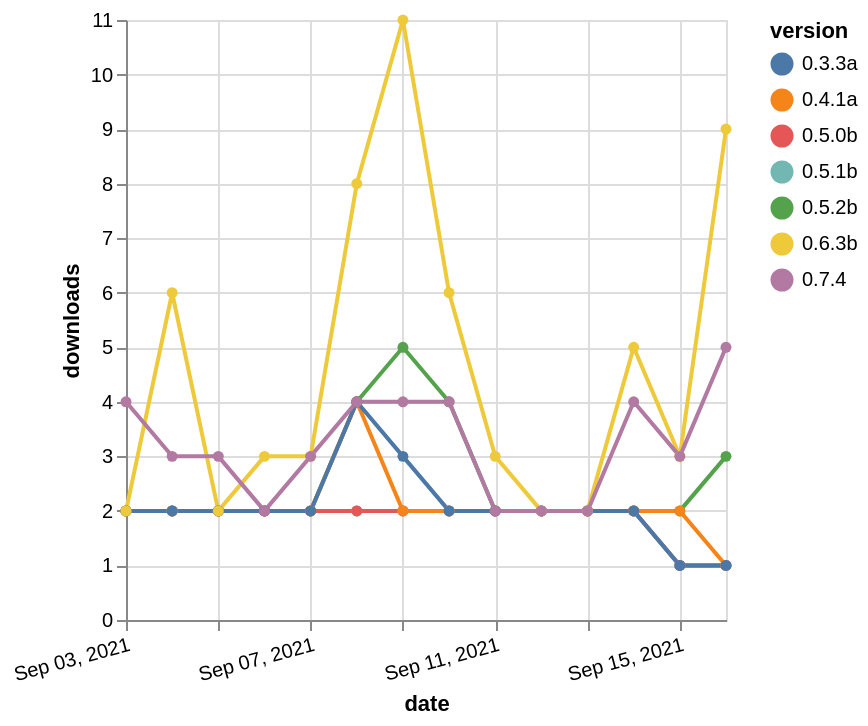

Here is the Vega-Lite specification saved for this chart:
### Vega-Lite specification from a JSON file in a GitHub repository (floating-point values rounded to 4 significant figures)
{"$schema": "https://vega.github.io/schema/vega-lite/v5.json", "description": "A simple bar chart with embedded data.", "data": {"values": [{"date": "2021-09-03", "total": 6161, "delta": 2, "version": "0.5.2b"}, {"date": "2021-09-04", "total": 6163, "delta": 2, "version": "0.5.2b"}, {"date": "2021-09-05", "total": 6165, "delta": 2, "version": "0.5.2b"}, {"date": "2021-09-06", "total": 6167, "delta": 2, "version": "0.5.2b"}, {"date": "2021-09-07", "total": 6169, "delta": 2, "version": "0.5.2b"}, {"date": "2021-09-08", "total": 6173, "delta": 4, "version": "0.5.2b"}, {"date": "2021-09-09", "total": 6178, "delta": 5, "version": "0.5.2b"}, {"date": "2021-09-10", "total": 6182, "delta": 4, "version": "0.5.2b"}, {"date": "2021-09-11", "total": 6184, "delta": 2, "version": "0.5.2b"}, {"date": "2021-09-12", "total": 6186, "delta": 2, "version": "0.5.2b"}, {"date": "2021-09-13", "total": 6188, "delta": 2, "version": "0.5.2b"}, {"date": "2021-09-14", "total": 6190, "delta": 2, "version": "0.5.2b"}, {"date": "2021-09-15", "total": 6192, "delta": 2, "version": "0.5.2b"}, {"date": "2021-09-16", "total": 6195, "delta": 3, "version": "0.5.2b"}, {"date": "2021-09-03", "total": 2320, "delta": 2, "version": "0.5.1b"}, {"date": "2021-09-04", "total": 2322, "delta": 2, "version": "0.5.1b"}, {"date": "2021-09-05", "total": 2324, "delta": 2, "version": "0.5.1b"}, {"date": "2021-09-06", "total": 2326, "delta": 2, "version": "0.5.1b"}, {"date": "2021-09-07", "total": 2328, "delta": 2, "version": "0.5.1b"}, {"date": "2021-09-08", "total": 2330, "delta": 2, "version": "0.5.1b"}, {"date": "2021-09-09", "total": 2332, "delta": 2, "version": "0.5.1b"}, {"date": "2021-09-10", "total": 2334, "delta": 2, "version": "0.5.1b"}, {"date": "2021-09-11", "total": 2336, "delta": 2, "version": "0.5.1b"}, {"date": "2021-09-12", "total": 2338, "delta": 2, "version": "0.5.1b"}, {"date": "2021-09-13", "total": 2340, "delta": 2, "version": "0.5.1b"}, {"date": "2021-09-14", "total": 2342, "delta": 2, "version": "0.5.1b"}, {"date": "2021-09-15", "total": 2343, "delta": 1, "version": "0.5.1b"}, {"date": "2021-09-16", "total": 2344, "delta": 1, "version": "0.5.1b"}, {"date": "2021-09-03", "total": 2230, "delta": 2, "version": "0.5.0b"}, {"date": "2021-09-04", "total": 2232, "delta": 2, "version": "0.5.0b"}, {"date": "2021-09-05", "total": 2234, "delta": 2, "version": "0.5.0b"}, {"date": "2021-09-06", "total": 2236, "delta": 2, "version": "0.5.0b"}, {"date": "2021-09-07", "total": 2238, "delta": 2, "version": "0.5.0b"}, {"date": "2021-09-08", "total": 2240, "delta": 2, "version": "0.5.0b"}, {"date": "2021-09-09", "total": 2242, "delta": 2, "version": "0.5.0b"}, {"date": "2021-09-10", "total": 2244, "delta": 2, "version": "0.5.0b"}, {"date": "2021-09-11", "total": 2246, "delta": 2, "version": "0.5.0b"}, {"date": "2021-09-12", "total": 2248, "delta": 2, "version": "0.5.0b"}, {"date": "2021-09-13", "total": 2250, "delta": 2, "version": "0.5.0b"}, {"date": "2021-09-14", "total": 2252, "delta": 2, "version": "0.5.0b"}, {"date": "2021-09-15", "total": 2253, "delta": 1, "version": "0.5.0b"}, {"date": "2021-09-16", "total": 2254, "delta": 1, "version": "0.5.0b"}, {"date": "2021-09-03", "total": 3080, "delta": 2, "version": "0.4.1a"}, {"date": "2021-09-04", "total": 3082, "delta": 2, "version": "0.4.1a"}, {"date": "2021-09-05", "total": 3084, "delta": 2, "version": "0.4.1a"}, {"date": "2021-09-06", "total": 3086, "delta": 2, "version": "0.4.1a"}, {"date": "2021-09-07", "total": 3088, "delta": 2, "version": "0.4.1a"}, {"date": "2021-09-08", "total": 3092, "delta": 4, "version": "0.4.1a"}, {"date": "2021-09-09", "total": 3094, "delta": 2, "version": "0.4.1a"}, {"date": "2021-09-10", "total": 3096, "delta": 2, "version": "0.4.1a"}, {"date": "2021-09-11", "total": 3098, "delta": 2, "version": "0.4.1a"}, {"date": "2021-09-12", "total": 3100, "delta": 2, "version": "0.4.1a"}, {"date": "2021-09-13", "total": 3102, "delta": 2, "version": "0.4.1a"}, {"date": "2021-09-14", "total": 3104, "delta": 2, "version": "0.4.1a"}, {"date": "2021-09-15", "total": 3106, "delta": 2, "version": "0.4.1a"}, {"date": "2021-09-16", "total": 3107, "delta": 1, "version": "0.4.1a"}, {"date": "2021-09-03", "total": 2924, "delta": 2, "version": "0.3.3a"}, {"date": "2021-09-04", "total": 2926, "delta": 2, "version": "0.3.3a"}, {"date": "2021-09-05", "total": 2928, "delta": 2, "version": "0.3.3a"}, {"date": "2021-09-06", "total": 2930, "delta": 2, "version": "0.3.3a"}, {"date": "2021-09-07", "total": 2932, "delta": 2, "version": "0.3.3a"}, {"date": "2021-09-08", "total": 2936, "delta": 4, "version": "0.3.3a"}, {"date": "2021-09-09", "total": 2939, "delta": 3, "version": "0.3.3a"}, {"date": "2021-09-10", "total": 2941, "delta": 2, "version": "0.3.3a"}, {"date": "2021-09-11", "total": 2943, "delta": 2, "version": "0.3.3a"}, {"date": "2021-09-12", "total": 2945, "delta": 2, "version": "0.3.3a"}, {"date": "2021-09-13", "total": 2947, "delta": 2, "version": "0.3.3a"}, {"date": "2021-09-14", "total": 2949, "delta": 2, "version": "0.3.3a"}, {"date": "2021-09-15", "total": 2950, "delta": 1, "version": "0.3.3a"}, {"date": "2021-09-16", "total": 2951, "delta": 1, "version": "0.3.3a"}, {"date": "2021-09-03", "total": 3765, "delta": 2, "version": "0.6.3b"}, {"date": "2021-09-04", "total": 3771, "delta": 6, "version": "0.6.3b"}, {"date": "2021-09-05", "total": 3773, "delta": 2, "version": "0.6.3b"}, {"date": "2021-09-06", "total": 3776, "delta": 3, "version": "0.6.3b"}, {"date": "2021-09-07", "total": 3779, "delta": 3, "version": "0.6.3b"}, {"date": "2021-09-08", "total": 3787, "delta": 8, "version": "0.6.3b"}, {"date": "2021-09-09", "total": 3798, "delta": 11, "version": "0.6.3b"}, {"date": "2021-09-10", "total": 3804, "delta": 6, "version": "0.6.3b"}, {"date": "2021-09-11", "total": 3807, "delta": 3, "version": "0.6.3b"}, {"date": "2021-09-12", "total": 3809, "delta": 2, "version": "0.6.3b"}, {"date": "2021-09-13", "total": 3811, "delta": 2, "version": "0.6.3b"}, {"date": "2021-09-14", "total": 3816, "delta": 5, "version": "0.6.3b"}, {"date": "2021-09-15", "total": 3819, "delta": 3, "version": "0.6.3b"}, {"date": "2021-09-16", "total": 3828, "delta": 9, "version": "0.6.3b"}, {"date": "2021-09-03", "total": 384, "delta": 4, "version": "0.7.4"}, {"date": "2021-09-04", "total": 387, "delta": 3, "version": "0.7.4"}, {"date": "2021-09-05", "total": 390, "delta": 3, "version": "0.7.4"}, {"date": "2021-09-06", "total": 392, "delta": 2, "version": "0.7.4"}, {"date": "2021-09-07", "total": 395, "delta": 3, "version": "0.7.4"}, {"date": "2021-09-08", "total": 399, "delta": 4, "version": "0.7.4"}, {"date": "2021-09-09", "total": 403, "delta": 4, "version": "0.7.4"}, {"date": "2021-09-10", "total": 407, "delta": 4, "version": "0.7.4"}, {"date": "2021-09-11", "total": 409, "delta": 2, "version": "0.7.4"}, {"date": "2021-09-12", "total": 411, "delta": 2, "version": "0.7.4"}, {"date": "2021-09-13", "total": 413, "delta": 2, "version": "0.7.4"}, {"date": "2021-09-14", "total": 417, "delta": 4, "version": "0.7.4"}, {"date": "2021-09-15", "total": 420, "delta": 3, "version": "0.7.4"}, {"date": "2021-09-16", "total": 425, "delta": 5, "version": "0.7.4"}]}, "width": "container", "mark": {"type": "line", "point": {"filled": true}}, "encoding": {"x": {"field": "date", "type": "temporal", "timeUnit": "yearmonthdate", "title": "date", "axis": {"labelAngle": -15}}, "y": {"field": "delta", "type": "quantitative", "title": "downloads"}, "color": {"field": "version", "type": "nominal"}, "tooltip": {"field": "delta"}}}
